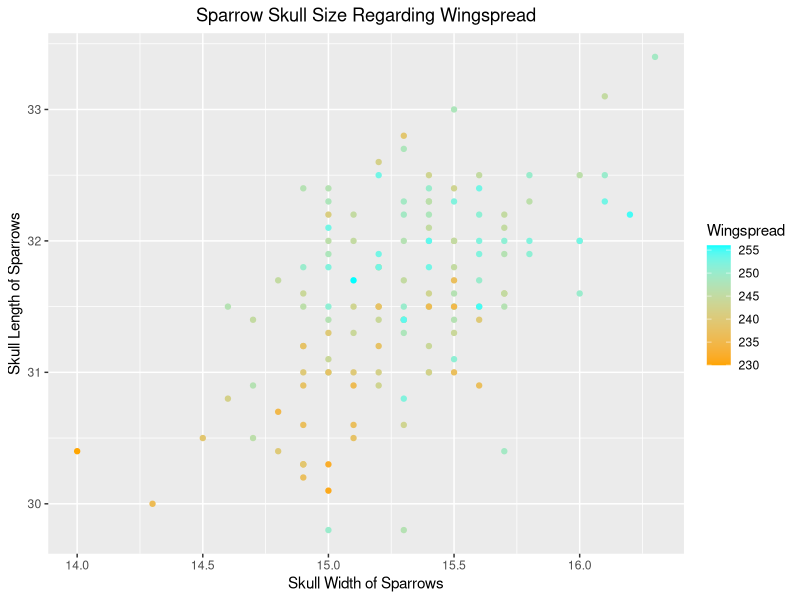
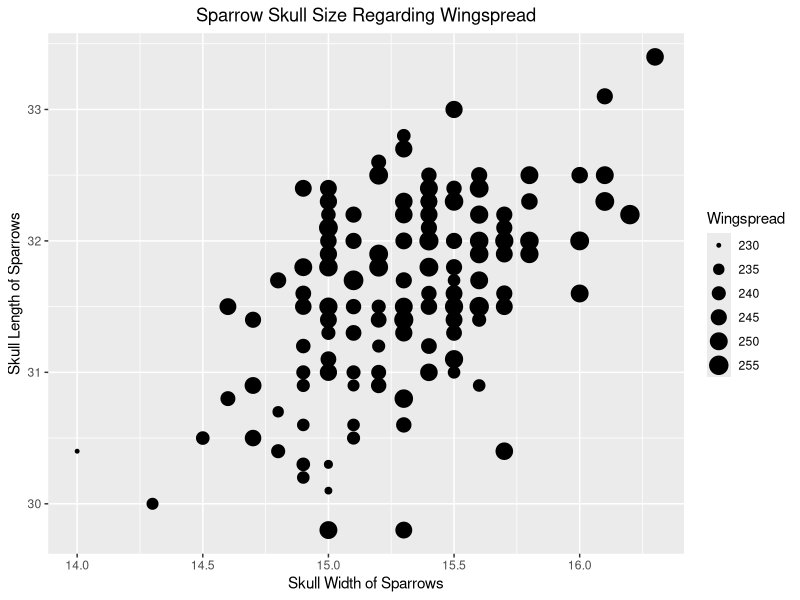
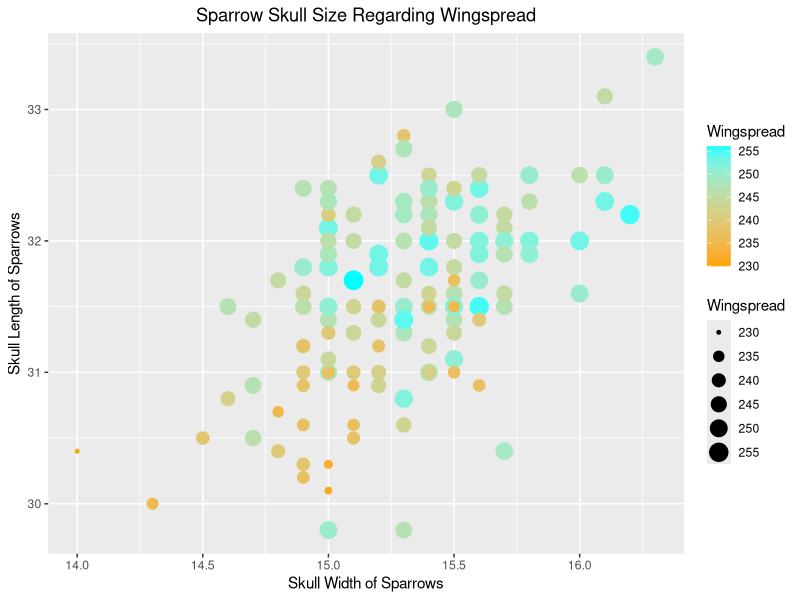
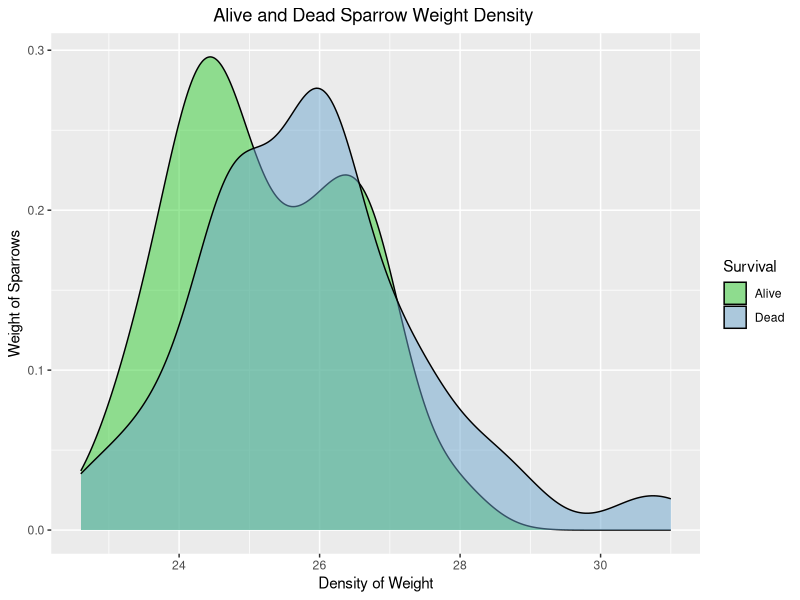
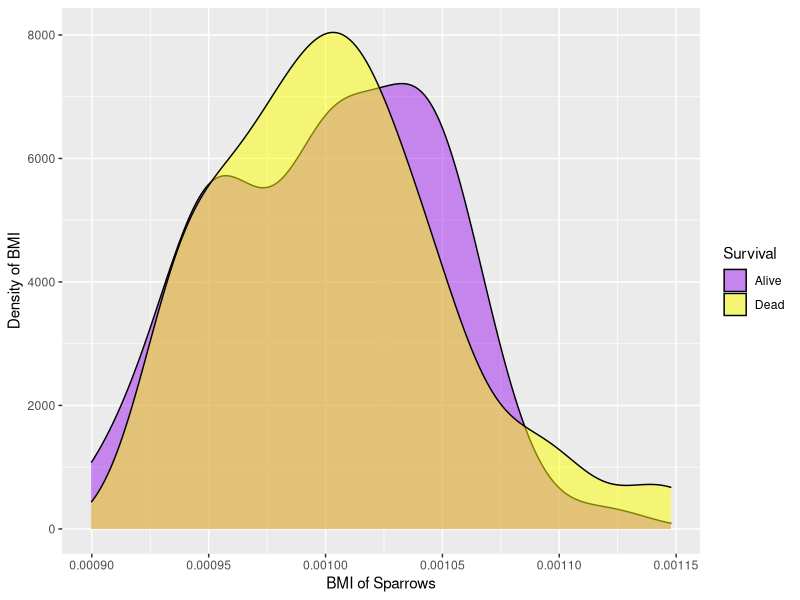

Generate these figures, in order, with R:
## ---- chunk 1
library(knitr)
library(tidyverse)
knitr::opts_chunk$set(echo = TRUE, fig.align="center", fig.height=4.5, fig.width=4.5)
## ---- chunk 2
sparrows <- read.csv("sparrows.csv")
head(sparrows)
## ---- chunk 3
### Enter your code here.
# # For reference, question 3c:
# Use logical indexing and the functions min() and max() to determine the sex, age, and survival status for the bird with the longest and shortest wingspread

longest_w <- sparrows %>%
  filter(Wingspread == max(Wingspread)) %>%
  select(Sex,Age,Survival)

print(longest_w) #Longest wingspread stats

shortest_w <-sparrows %>%
  filter(Wingspread == min(Wingspread)) %>%
  select(Sex,Age,Survival)

print(shortest_w) #Shortest wingspread stats
## ---- chunk 4
#Version 1 (Color)
c_skull_scatterplot <- ggplot(sparrows,aes(x=Skull_Width,y=Skull_Length))+
  geom_point(aes(color=Wingspread))+
  scale_color_gradient(low="orange",high="cyan")+
  xlab("Skull Width of Sparrows") + ylab("Skull Length of Sparrows") +
  ggtitle("Sparrow Skull Size Regarding Wingspread") +
  theme(plot.title = element_text(hjust = 0.5))
c_skull_scatterplot

#Version 2 (Size)
s_skull_scatterplot <- ggplot(sparrows,aes(x=Skull_Width,y=Skull_Length))+
  geom_point(aes(size=Wingspread))+
  scale_color_gradient(low="orange",high="cyan")+
  xlab("Skull Width of Sparrows") + ylab("Skull Length of Sparrows") +
  ggtitle("Sparrow Skull Size Regarding Wingspread") +
  theme(plot.title = element_text(hjust = 0.5))
s_skull_scatterplot

#My own Version 3, both combined :)
#Not the best way, a little messy but to me is aesthetically ok...
skull_scatterplot <- ggplot(sparrows,aes(x=Skull_Width,y=Skull_Length))+
  geom_point(aes(color=Wingspread,size=Wingspread))+
  scale_color_gradient(low="orange",high="cyan")+
  xlab("Skull Width of Sparrows") + ylab("Skull Length of Sparrows") +
  ggtitle("Sparrow Skull Size Regarding Wingspread") +
  theme(plot.title = element_text(hjust = 0.5))
skull_scatterplot

## ---- chunk 5
### Enter your code here.
s_weight_dens <- ggplot(sparrows,aes(x=Weight, fill=Survival)) + geom_density(alpha=0.5) +
  scale_fill_manual(values=c("limegreen","skyblue3")) +
  xlab("Density of Weight") +
  ylab("Weight of Sparrows") +
  ggtitle("Alive and Dead Sparrow Weight Density ") +
  theme(plot.title = element_text(hjust = 0.5))
s_weight_dens

## ---- chunk 6

bird_BMI <- sparrows %>%
  mutate(Weight/(Length^2)) %>%
  rename("BMI"="Weight/(Length^2)")
  
BMI_density_plot <- bird_BMI %>%
  ggplot(aes(x=BMI, fill=Survival)) + geom_density(alpha=0.5) +
  scale_fill_manual(values=c("purple","yellow")) +
  xlab("BMI of Sparrows") +
  ylab("Density of BMI")

BMI_density_plot




## ---- chunk 7
### Enter your code here.

tarsus_sums <- sparrows %>%
  group_by(Sex) %>%
  summarize(Tarsus_Mean=mean(Tarsus_Length),Tarsus_SD=sd(Tarsus_Length))
tarsus_sums
## ---- chunk 8
### Enter your code here.


## ---- chunk 9
### Enter your code here.
## ---- chunk 10
### Enter your code here.
